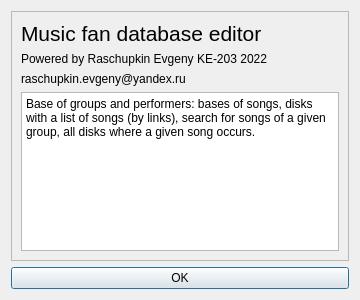
<?xml version="1.0" encoding="UTF-8"?>
<ui version="4.0">
 <class>About</class>
 <widget class="QDialog" name="About">
  <property name="geometry">
   <rect>
    <x>0</x>
    <y>0</y>
    <width>360</width>
    <height>300</height>
   </rect>
  </property>
  <property name="windowTitle">
   <string>Dialog</string>
  </property>
  <layout class="QGridLayout" name="gridLayout_2">
   <item row="0" column="0">
    <layout class="QGridLayout" name="gridLayout">
     <item row="0" column="0">
      <widget class="QScrollArea" name="scrollArea">
       <property name="widgetResizable">
        <bool>true</bool>
       </property>
       <widget class="QWidget" name="scrollAreaWidgetContents">
        <property name="geometry">
         <rect>
          <x>0</x>
          <y>0</y>
          <width>338</width>
          <height>249</height>
         </rect>
        </property>
        <layout class="QGridLayout" name="gridLayout_3">
         <item row="0" column="0">
          <layout class="QVBoxLayout" name="verticalLayout">
           <item>
            <widget class="QLabel" name="labelAboutHeader">
             <property name="font">
              <font>
               <pointsize>16</pointsize>
              </font>
             </property>
             <property name="text">
              <string>Music fan database editor</string>
             </property>
            </widget>
           </item>
           <item>
            <widget class="QLabel" name="labelAboutAuthor">
             <property name="text">
              <string>Powered by Raschupkin Evgeny KE-203 2022</string>
             </property>
            </widget>
           </item>
           <item>
            <widget class="QLabel" name="labelAboutInbox">
             <property name="text">
              <string>raschupkin.evgeny@yandex.ru</string>
             </property>
            </widget>
           </item>
          </layout>
         </item>
         <item row="1" column="0">
          <widget class="QPlainTextEdit" name="plainTextEditAbout">
           <property name="enabled">
            <bool>true</bool>
           </property>
           <property name="readOnly">
            <bool>true</bool>
           </property>
           <property name="plainText">
            <string>Base of groups and performers: bases of songs, disks with a list of songs (by links), search for songs of a given group, all disks where a given song occurs.</string>
           </property>
          </widget>
         </item>
        </layout>
       </widget>
      </widget>
     </item>
    </layout>
   </item>
   <item row="1" column="0">
    <widget class="QPushButton" name="pushButton">
     <property name="text">
      <string>OK</string>
     </property>
    </widget>
   </item>
  </layout>
 </widget>
 <resources/>
 <connections/>
</ui>
